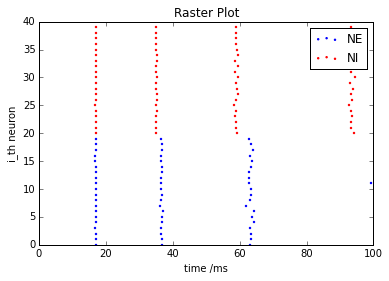

This figure's Python source:
# -*- coding: utf-8 -*-

#import sys
# sys.path.append("Applications/Nest/ins/lib/python2.7/site-packages")
'''
Here we model a ensemble of neurons consists of 20% of inhibitory neurons.

We use Gersterner aeif neuron model, and static synapse model.

The neurons are fully connected, and DC currents are injected to all neurons

We destroy symmetry by add randomness to synapse weights, and injecting currents.

We apply gaussian filter in the end in hope of capturing population activity 


'''


import nest
import nest.raster_plot
import pylab as pl
import time
import numpy as np


#import matplotlib.pyplot as pl

nest.ResetNetwork()
nest.ResetKernel()
startbuild = time.time()
nest.SetKernelStatus({"resolution": 0.1,"overwrite_files" : True})

simtime = 1000.0   #[ms] Simulation time

''' Network Size'''
NE      = 80   #number of exc. neurons
NI      = 20   #number of inh. neurons
N_rec   = 20   #record from 50 neurons
epsilon = 1               #connection probability
CE      = int(epsilon*NE) #exc. synapses/neuron
CI      = int(epsilon*NI) #inh. synapses/neuron


''' Neuron Model Property '''
C_m     =  281.0   #[pF] membrane capacity
tau_w   =  144.0   #[ms] Adaptation time constant
V_th   =  -50.4   #[mV] threshold for firing
peak    =  20.0   #[mV] spike detection threshold (must be larger than V_th)
t_ref   =  2.0    #[ms] refractory period
E_L     = -70.6    #[mV] resting potential

''' Synapse Model Property'''
delay   = 0.1 #1.5             #[ms] synaptic delay
J_ex_mean  =  0.1
g       = 2.0             #ratio between inh. and exc.
J_in_mean    = -g*J_ex_mean  #[mV] inh. synaptic strength

''' Uniform noise to evoke oscillation'''
J_ex_ee       =2*J_ex_mean * pl.rand(NE,NE)   #J_ex  ex->ex
J_ex_ii       =2*J_ex_mean * pl.rand(NI,NI)    #J_ex   in->in
J_ex_ei       =2*J_ex_mean * pl.rand(NI,NE)    #J_ex  ex->in
J_in_ie       = 2*J_in_mean * pl.rand(NE,NI)    #J_in  in->ex
J_in_ii       = 2*J_in_mean * pl.rand(NI,NI)    #J_in  in->ex
J_in_ei       = 2*J_in_mean * pl.rand(NI,NE)    #J_in  ex->in

''' Gaussian Noise to evoke oscillation''
J_ex    = J_ex_mean+ 0.1*pl.randn(NE+NI,NE)   # 0.1     #[mV] exc. synaptic strength
J_in        =J_in_mean -g*pl.randn(NE+NI,NI) 
'''


''' Network Noise Property '''
eta    = 2.0                 # fraction of ext. input
nu_th  = pl.absolute(V_th)/(J_ex_mean*tau_w) #[kHz] ext. rate
nu_ext = eta*nu_th           #[kHz] exc. ext. rate
p_rate = 1000.0*nu_ext       #[Hz] ext. Poisson rate

''' Injective Current Property '''

amplitude =800.0
start = 200.0
stop = 800.0


#%%
print "Creating network nodes …"

nest.SetDefaults("aeif_cond_alpha", {"a": 4.0, "b":80.5})
                                 
                 
nest.SetDefaults("aeif_cond_alpha", {"C_m"  : C_m,
                                   "tau_w": tau_w,
                                   "E_L"  : E_L,
                                   "V_th" : V_th,'V_peak':peak,'t_ref':2.0})
nodes_ex = nest.Create("aeif_cond_alpha",NE)
nodes_in = nest.Create("aeif_cond_alpha",NI)

nodes = nodes_ex + nodes_in

dc=nest.Create("dc_generator",1)

nest.SetStatus(dc,[{"amplitude":amplitude, "start":start, "stop":stop} ])
                   
                   
noise = nest.Create("poisson_generator", 
                 params={"rate": p_rate})

nest.SetDefaults("spike_detector", {"withtime": True,
                                    "withgid" : True,
                                    "to_file" : True})
                                    
espikes = nest.Create("spike_detector")
ispikes = nest.Create("spike_detector")

nest.SetDefaults("static_synapse", {"delay": delay})
nest.CopyModel("static_synapse", "excitatory",{"weight": J_ex_mean})
nest.CopyModel("static_synapse", "inhibitory",{"weight": J_in_mean})

'''
New Connection Routine
'''
#print "\nConnecting network…"

nest.Connect(dc,nodes)
nest.Connect(noise, nodes, syn_spec="excitatory")
nest.Connect(nodes_ex[:N_rec], espikes, syn_spec="excitatory")
nest.Connect(nodes_in[:N_rec], ispikes, syn_spec="inhibitory")


print 'Connect excitatory'
conn_params_ex = {'rule': 'all_to_all'}

syn_params_ex = {"model": "excitatory", 'weight': J_ex_ee, 'delay': delay }
'Excitatory excite excitatory'
nest.Connect(nodes_ex, nodes_ex, conn_params_ex, syn_params_ex)

syn_params_ex = {"model": "excitatory", 'weight': J_ex_ei, 'delay': delay }
'Excitatory excite inhibitory'
nest.Connect(nodes_ex, nodes_in, conn_params_ex, syn_params_ex)

#syn_params_ex = {"model": "excitatory", 'weight': J_ex_ii, 'delay': delay }
#'Ihibitoy excite inhibitory'
#nest.Connect(nodes_in, nodes_in, conn_params_ex, syn_params_ex)



print 'Connect inhibitory'

conn_params_in = {'rule': 'all_to_all'} #'fixed_indegree', 'indegree': CI

syn_params_in = {"model": "inhibitory", 'weight': J_in_ei, 'delay': delay }
'Excitatory inhibit inhibitory'
nest.Connect(nodes_ex, nodes_in, conn_params_in, syn_params_in)

syn_params_in = {"model": "inhibitory", 'weight': J_in_ie, 'delay': delay }
'Inhibitory inhibit excitatory'
nest.Connect(nodes_in, nodes_ex, conn_params_in, syn_params_in)

syn_params_in = {"model": "inhibitory", 'weight': J_in_ii, 'delay': delay }
'Inhibitory inhibit inhibitory'
nest.Connect(nodes_in, nodes_in, conn_params_in, syn_params_in)


endbuild = time.time()
print "Simulating", simtime, "ms …"

nest.Simulate(simtime)

endsimulate = time.time()
events_ex   = nest.GetStatus(espikes, "n_events")[0]
rate_ex     = events_ex/simtime*1000.0/N_rec
events_in   = nest.GetStatus(ispikes, "n_events")[0]
rate_in     = events_in/simtime*1000.0/N_rec

synapses_ex = nest.GetDefaults("excitatory")["num_connections"]
synapses_in = nest.GetDefaults("inhibitory")["num_connections"]
#synapses_ex = nest.GetStatus("excitatory","num_connections")
#synapses_in = nest.GetStatus("inhibitory", "num_connections")

synapses    = synapses_ex + synapses_in
build_time  = endbuild-startbuild
sim_time    = endsimulate-endbuild


'''
Print specs on the shell
#'''
print "\n\nNetwork nodes are created and Connected."
print "Simulating", simtime, "ms …"
print "Gerstner network simulation summary:"
print "Number of neurons :", len(nodes)
print "Mean Excitatory weight :", J_ex_mean
print "Mean Inhibitory weight :", J_in_mean
print "Number of synapses:", synapses
print "       Exitatory  :", synapses_ex
print "       Inhibitory :", synapses_in
print "Excitatory rate   : %.2f Hz" % rate_ex
print "Inhibitory rate   : %.2f Hz" % rate_in
print "Building time     : %.2f s" % build_time
print "Simulation time   : %.2f s" % sim_time



#%% plotting Raster and PSTH 

events=[nest.GetStatus(ispikes)[0],nest.GetStatus(espikes)[0]] # get events of inhibitory neurons


pl.figure(1)

pl.axis([0,simtime ,0, 2*N_rec])
time_ex =events[1]['events']['times']
send_ex =events[1]['events']['senders']
time_in =events[0]['events']['times']
send_in =events[0]['events']['senders']

Raster_ex=pl.scatter(time_ex,send_ex-np.min(send_ex),s = 2,color = 'b',label='NE')

pl.hold(True)

Raster_in=pl.scatter(time_in,send_in-np.min(send_in)+np.max(send_ex),s = 2,color = 'r',label='NI')

pl.title('Raster Plot')
pl.xlabel('time /ms')
pl.ylabel('i_th neuron')
pl.legend()

''' plot inhibiotory neuron'''
pl.figure(2)

# Plot Gaussian filter
#sigma = 2
#cal =sp.ndimage.filters.gaussian_filter(n[0],sigma)

'''convlulve Gaussian distribution func with signal '''
def gaussian(x, mu, sig):
    return 1./(np.sqrt(2.*np.pi)*sig)*np.exp(-np.power((x - mu)/sig, 2.)/2)

sigma = 0.6  #1.6 for gaussian synapse; 0,6 for uniform synapse
vec_gaussian=np.vectorize(gaussian)

Gauss=vec_gaussian(pl.linspace(-10,10,100),0,sigma) # an array of 100 points

hist_in=pl.hist(events[0]['events']['times'],bins = 100,alpha = 0.4,label = 'PSTH') #return a tuple,[ value, edge  ]

con_in = np.convolve(hist_in[0],Gauss,'full')

lgd = 'filtered, sig = %.1f'  % sigma

filter_in = pl.plot(hist_in[1][0:100],con_in[50:150], 'black',linewidth = 2.0, label= lgd)
pl.legend(loc= 'upper right')  # some problem with legend.
pl.title('PSTH and Gaussian filtered curve of NI')
pl.xlabel('time /ms')
pl.ylabel('# events')

pl.show()

'''plot excitatory neuron'''

pl.figure(3)


hist_ex=pl.hist(events[1]['events']['times'], bins = 100, alpha = 0.4, label='PSTH') 

Gauss= vec_gaussian(pl.linspace(-10,10,100),0,sigma) # an array of 100 points

con_ex  = np.convolve(hist_ex[0],Gauss,'full')

lgd = 'Gaussian filter, sig = %.1f'  % sigma

filter_ex = pl.plot(hist_ex[1][0:100],con_ex[50:150], 'black',linewidth = 2.0, label=lgd)
pl.legend(loc='upper right')  # legend([handel_name_1,..],[legend 1,..])
pl.title('PSTH and Gaussian filtered curve of NE')
pl.xlabel('time /ms')
pl.ylabel('# events')
pl.show()

pl.figure(4)
filter_in = pl.plot(hist_in[1][0:100],con_in[50:150], 'red',linewidth = 2.0, label='inhibitory')

filter_ex = pl.plot(hist_ex[1][0:100],con_ex[50:150], 'blue',linewidth = 2.0, label='excitatory')
pl.legend()
pl.show()
